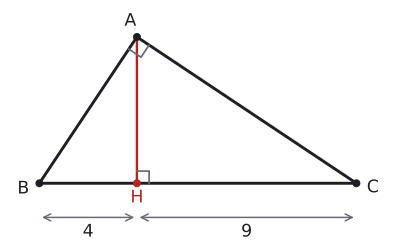

Python code for this plot:
import sys; sys.path.insert(0, "tools")
from cizim import *

def P(x, y): return np.array([x, y], float)
def uz(A, B): return float(np.linalg.norm(A - B))
def olc(K, A, B):
    u, v = A - K, B - K
    return round(float(np.degrees(np.arccos(np.dot(u, v) / np.linalg.norm(u) / np.linalg.norm(v)))), 3)
def kenar(ax, A, B, metin, G, d=0.4, renk=YAZI, fs=13):
    """[AB] kenarının ortasına, G noktasından uzak tarafa etiket."""
    M = (A + B) / 2; t = (B - A) / uz(A, B); n = np.array([-t[1], t[0]])
    if np.dot(n, M - G) < 0: n = -n
    ax.text(*(M + d * n), metin, ha="center", va="center", color=renk, fontsize=fs)
def dik(ax, K, A, B, s=0.3):
    """K köşesinde dik açı işareti."""
    u = (A - K) / uz(A, K) * s; v = (B - K) / uz(B, K) * s
    ax.plot(*zip(K + u, K + u + v, K + v), color=SOLUK, lw=1.3)
def ad(ax, K, metin, G, d=0.4, renk=YAZI):
    """Köşe adını G'den uzak tarafa yazar."""
    n = (K - G) / uz(K, G); ax.plot(*K, "o", color=renk, markersize=5, zorder=5)
    ax.text(*(K + d * n), metin, ha="center", va="center", color=renk, fontsize=13)

# Alıştırma soru 7: m(BAC) = 90°, [AH] ⊥ [BC], |BH| = 4, |HC| = 9 (|AH| = 6).
B, H, C, A = P(0, 0), P(4, 0), P(13, 0), P(4, 6); G = (A + B + C) / 3
print("A", olc(A, B, C), "AH", uz(A, H))
fig, ax = sekil(5.4, 3.2); ax.set_aspect("equal"); ax.axis("off")
ax.plot(*zip(A, B, C, A), color=YAZI); ax.plot(*zip(A, H), color=KIRMIZI, lw=1.8)
dik(ax, A, B, C, s=0.6); dik(ax, H, A, C, s=0.5)
ad(ax, A, "A", G, d=0.7); ad(ax, B, "B", G, d=0.7); ad(ax, C, "C", G, d=0.7)
ax.plot(*H, "o", color=KIRMIZI, markersize=5); ax.text(H[0], -0.6, "H", ha="center", va="center", color=KIRMIZI)
for x0, x1, m in ((0, 4, "4"), (4, 13, "9")):
    ax.annotate("", xy=(x1, -1.4), xytext=(x0, -1.4), arrowprops=dict(arrowstyle="<->", color=SOLUK, lw=1.1))
    ax.text((x0 + x1) / 2, -2.0, m, ha="center", va="center", fontsize=13)
ax.set_xlim(-1.3, 14.3); ax.set_ylim(-2.5, 7.2)
kaydet(fig, __file__)
